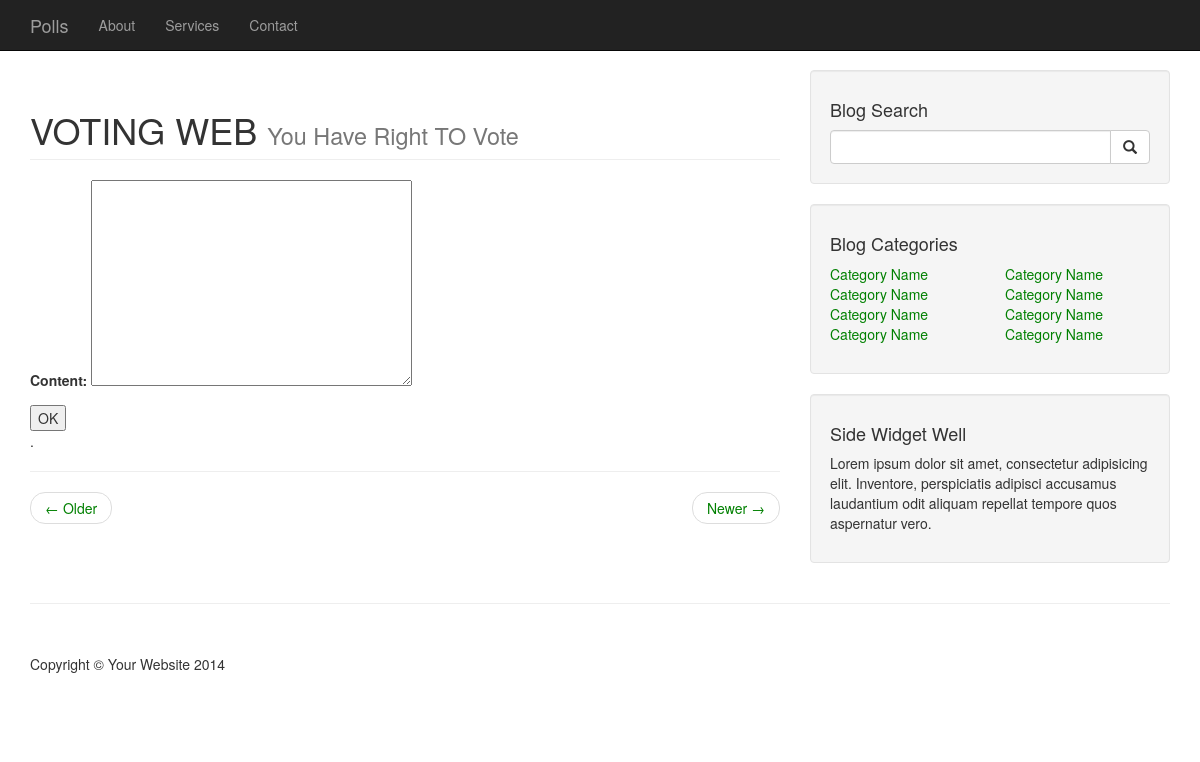
The app's page /polls/update/4/, older data.
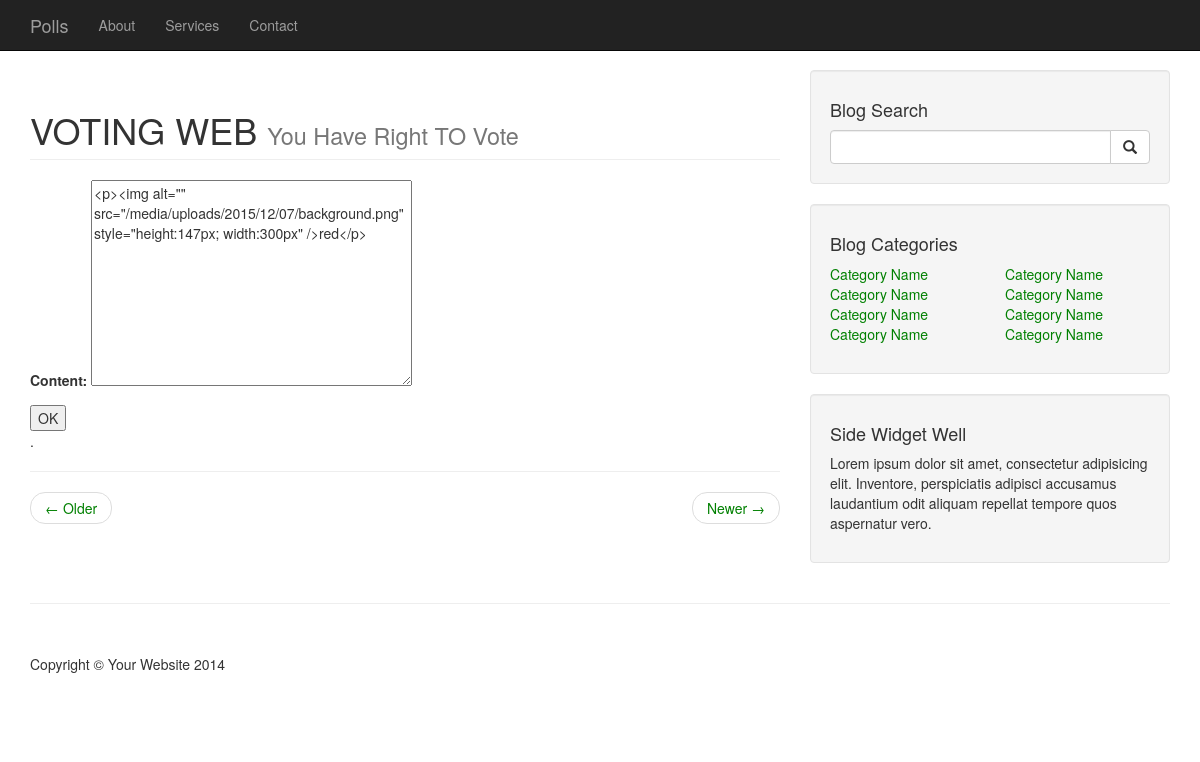
The same page, newer data.
### polls/models.py (models this page shows, shortened)
class Question(models.Model):
	content=RichTextUploadingField(blank=True)
	question_text=models.CharField(max_length=200)
	pub_date=models.DateTimeField('date published', default=timezone.now)
	def was_published_recently(self):
		now=timezone.now()
		return now - datetime.timedelta(days=1)  <= self.pub_date <=now
	was_published_recently.admin_order_field='pub_date'
	was_published_recently.boolean=True
	was_published_recently.short_description='Published recently?'

### polls/views.py (the view)
# urls.py: url(r'^update/(?P<pk>[0-9]+)/$', views.QuestionUpdate.as_view(), name='QuestionUpdate'),
class QuestionUpdate(UpdateView):
	model=Question
	fields=['content']
	template_name='polls/addquestion.html'

### polls/templates/polls/addquestion.html (shortened to what this page needs)
 {% extends "polls/base.html" %}
{% block content%}
<form  method="post">
{{ form.as_p }}
<input type="submit" value="OK"/>
</form>
{% endblock %}

Row changes from the older to the newer data that the page shows:
now on this page (row edited): Question: content "<p><img alt=\"\" src=\"/media/uploads/2015/12/07/background.png\" style=\"height:147px; width:300px\" />red</p>"
